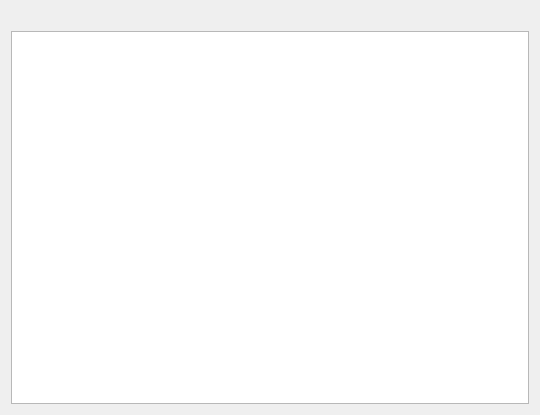
<?xml version="1.0" encoding="UTF-8"?>
<ui version="4.0">
 <class>Form</class>
 <widget class="QWidget" name="Form">
  <property name="geometry">
   <rect>
    <x>0</x>
    <y>0</y>
    <width>540</width>
    <height>415</height>
   </rect>
  </property>
  <property name="windowTitle">
   <string>Form</string>
  </property>
  <layout class="QVBoxLayout" name="verticalLayout_2">
   <item>
    <layout class="QVBoxLayout" name="verticalLayout">
     <item>
      <widget class="QLabel" name="did">
       <property name="text">
        <string/>
       </property>
      </widget>
     </item>
     <item>
      <widget class="QTreeView" name="servicesView"/>
     </item>
    </layout>
   </item>
  </layout>
 </widget>
 <resources/>
 <connections/>
</ui>
